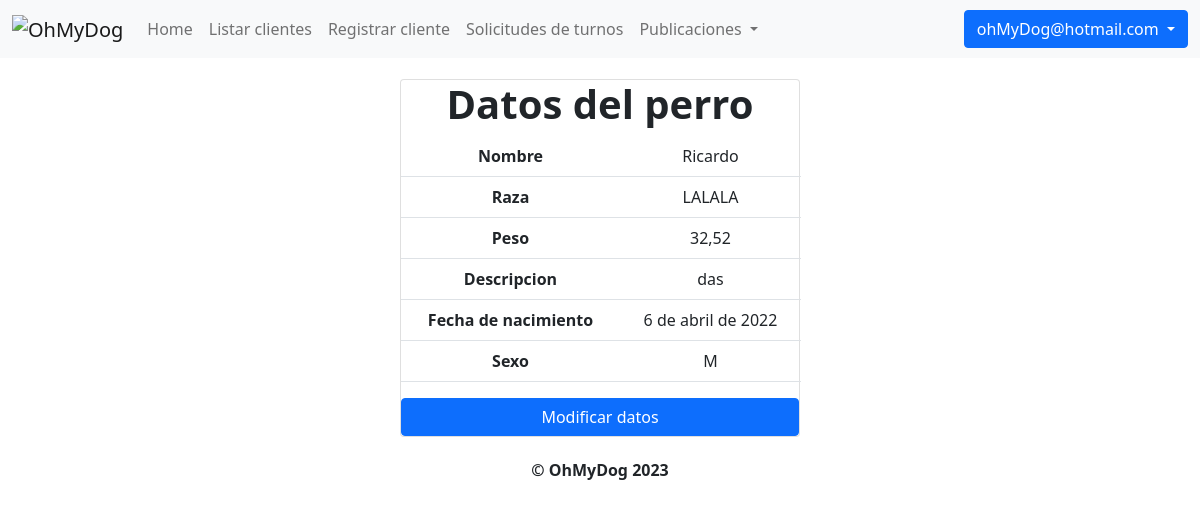
The page /perros/1/ (signed in) on the database its author committed.
### OhMyDog/models.py (models this page shows, shortened)
class Usuario(AbstractBaseUser, PermissionsMixin):
    mail = models.EmailField(unique=True)
    password = models.CharField(max_length=255)
    cliente = models.OneToOneField(Cliente, null=True, on_delete=models.CASCADE)
    habilitado = models.BooleanField(default=True)
    primer_inicio = models.BooleanField(default=True)
    is_staff = models.BooleanField(default=False)
    USERNAME_FIELD = "mail"
    objects = UsuarioManager()

### OhMyDog/modelos/perros/perros.py (models this page shows, shortened)
class Perro(models.Model):
    id = models.BigAutoField(primary_key=True)
    dueño = models.ForeignKey(
        Cliente, null=False, on_delete=models.CASCADE, related_name="perros"
    )
    nombre = models.CharField(max_length=35, blank=False)
    raza = models.CharField(max_length=255, blank=False)
    peso = models.DecimalField(blank=False, max_digits=5, decimal_places=2)
    descripcion = models.CharField(max_length=255)
    fecha_de_nacimiento = models.DateField(blank=False)
    sexos = [("M", "Macho"), ("H", "Hembra")]
    sexo = models.CharField(max_length=1, choices=sexos, blank=False)
    habilitado = models.BooleanField(default=True)
    tiene_castracion = models.BooleanField(default=False)

### OhMyDog/views/perros.py (the view)
# urls.py: path("perros/<int:perro_id>/", datos_de_un_perro, name="datos_de_un_perro"),
@user_passes_test(superuser_check)
def datos_de_un_perro(request, perro_id):
    perro = buscar_perro_por_id(perro_id)
    peso = request.POST.get("peso")
    if request.method == "POST" and peso:
        descripcion = request.POST.get("descripcion")
        modificar_datos(perro_id, peso, descripcion)
    return render(request, "datos_de_un_perro.html", {"perro": perro})

### OhMyDog/modelos/perros/__init__.py (called while the page is built)
def buscar_perro_por_id(id):
    perro = Perro.objects.get(id=id)
    return perro

### OhMyDog/views/auth.py (called while the page is built)
def superuser_check(user):
    return user.is_staff

### OhMyDog/templates/datos_de_un_perro.html (shortened to what this page needs)
{% extends 'layout.html' %}
{% block content %}
<div class="containerPequeño">
	<div class="card cardPequeño" id="datos_de_perro">
		<h1>Datos del perro</h1>
		<table class="table" style="width: 400px">
			<tbody>
				<tr>
					<th scope="row">Nombre</th>
					<td>{{ perro.nombre }}</td>
				</tr>
				<tr>
					<th scope="row">Raza</th>
					<td>{{ perro.raza }}</td>
				</tr>
				<tr>
					<th scope="row">Peso</th>
					<td>{{ perro.peso }}</td>
				</tr>
				<tr>
					<th scope="row">Descripcion</th>
					<td>{{ perro.descripcion }}</td>
				</tr>
				<tr>
					<th scope="row" type="date">Fecha de nacimiento</th>
					<td>{{ perro.fecha_de_nacimiento }}</td>
				</tr>
				<tr>
					<th scope="row">Sexo</th>
					<td>{{ perro.sexo }}</td>
				</tr>
			</tbody>
		</table>
		<button type="button" id="modificar_datos" class="btn btn-primary">
			Modificar datos
		</button>
	</div>
</div>
{%endblock%}

### OhMyDog/templates/layout.html (shortened to what this page needs)
<!DOCTYPE html>
<html>
	<head>
		<link
			href="https://cdn.jsdelivr.net/npm/bootstrap@5.0.2/dist/css/bootstrap.min.css"
			rel="stylesheet"
		/>
	</head>
	<body>
		<header>
			<nav class="navbar navbar-expand-lg navbar-light bg-light">
				<div class="container-fluid">
					<a class="navbar-brand">
						<img src="http://imgfz.com/i/eq02Nh8.png" alt="OhMyDog" />
					</a>
					<div class="collapse navbar-collapse" id="navbarSupportedContent">
						<ul class="navbar-nav me-auto mb-2 mb-lg-0">
							{% if user.is_authenticated %}
								{% if user.is_staff %}
									<li class="nav-item">
										<a class="nav-link" href="{% url 'home' %}">Home</a>
									</li>
									<li class="nav-item">
										<a class="nav-link" href="{% url 'clientes' %}">Listar clientes</a>
									</li>
									<li class="nav-item">
										<a class="nav-link" href="{% url 'registrar_cliente' %}">Registrar cliente</a>
									</li>
									<li class="nav-item">
										<a class="nav-link" href="{% url 'solicitudes_de_turnos' %}">Solicitudes de turnos</a>
									</li>
									<li class="nav-item dropdown">
										<a
											class="nav-link dropdown-toggle"
											role="button"
											data-bs-toggle="dropdown"
											aria-expanded="false"
										>
											Publicaciones
										</a>
								</li>
								{% endif %}
							{% else %}
								<li class="nav-item">
									<a class="nav-link" href="{% url 'home' %}">Home</a>
								</li>
							{% endif %}
						</ul>
						{% if user.is_authenticated %}
							<li class="nav-item dropdown" style="border-radius: 6px; list-style-type: none;">
								<a class="btn {% if user.is_staff %} btn-primary {% else %} btn-success {% endif %} dropdown-toggle" href="#" id="navbarDropdown" role="button" data-bs-toggle="dropdown" aria-expanded="false">
									{{ user.mail }}
								</a>
							</li>
						{% else %}
							<li class="nav-item">
								<a class="btn btn-primary" id="iniciar_sesion" href="{% url 'login' %}">Iniciar sesión</a>
							</li>
						{% endif %}
					</div>
				</div>
			</nav>
		</header>
		<div class="content">
			{% block content %}{% endblock %}
		</div>
		<footer class="footer">
			<p style="text-align: center; font-weight: bold ">© OhMyDog 2023</p>
		</footer>
	</body>
</html>

### OhMyDog/templates/layout.html (style rules this page uses)
h1 { font-weight: bold; }
.containerPequeño { display: flex; justify-content: center; align-items: center; width: 100vw; height: 50vh; }
.cardPequeño { width: 400px; text-align: center; }

### rows shown on the page
Usuario: mail "ohMyDog@hotmail.com"
Perro: nombre "Ricardo", raza "LALALA", peso "32,52", descripcion "das", fecha_de_nacimiento "6 de abril de 2022", sexo "M"
